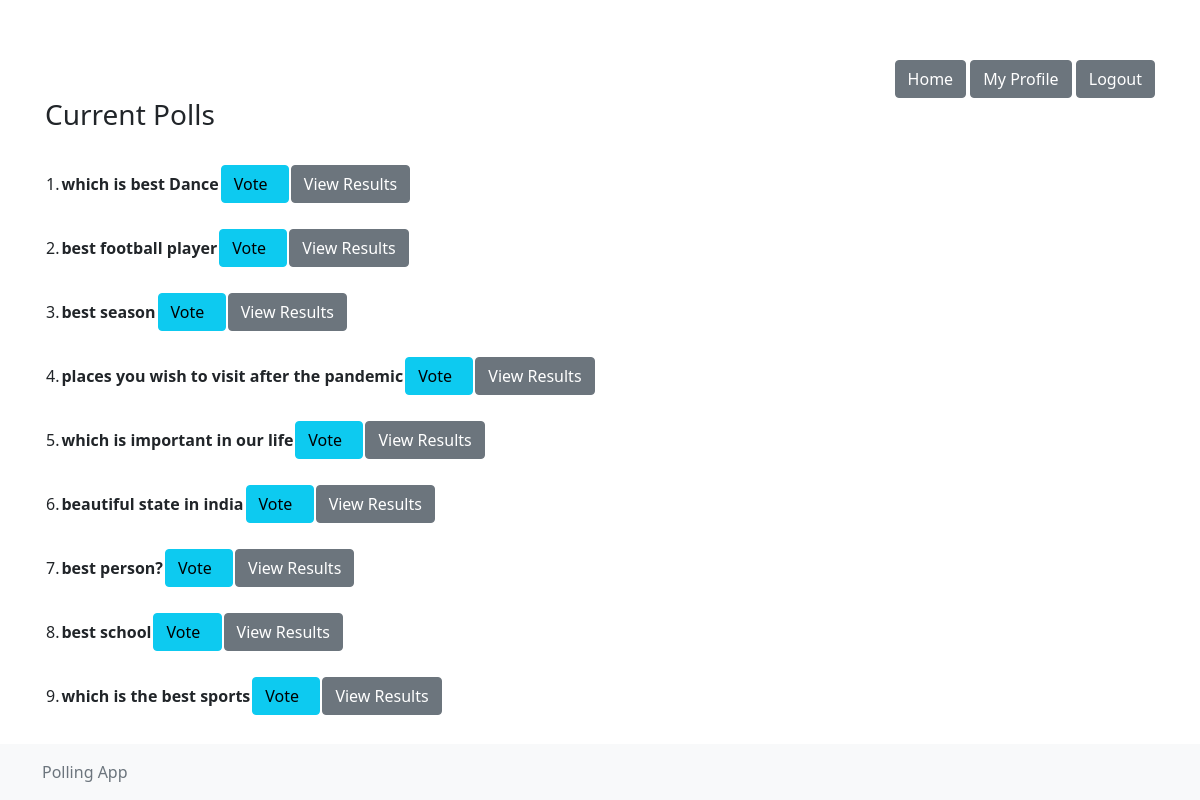
The app's page /viewPoll/1/displayPoll/ with its own data.
### PollApp/models.py (models this page shows)
class CreatePoll(models.Model):
	register=models.ForeignKey(Register,on_delete=models.CASCADE,default='1')
	question=models.CharField(max_length=200,blank=False)
	option1=models.CharField(max_length=100,blank=False)
	option2=models.CharField(max_length=100,blank=False)
	option3=models.CharField(max_length=100,blank=False)
	option4=models.CharField(max_length=100,blank=False)
	option1_count=models.IntegerField(default=0)
	option2_count=models.IntegerField(default=0)
	option3_count=models.IntegerField(default=0)
	option4_count=models.IntegerField(default=0)

### PollApp/views.py (the view)
# urls.py: path('viewPoll/<int:id>/displayPoll/',views.displayPoll,name='displayPoll'),
def displayPoll(request,id):
	if request.session.has_key('user'):
		user=request.session['user']
	polls=CreatePoll.objects.all()
	return render(request,'displayPoll.html',{'polls':polls})

### PollApp/templates/displayPoll.html (shortened to what this page needs)
{% extends 'base.html' %}
	{% block content %}
	<div align="right">
		<a href="{% url 'PollApp:home' user.id %}" class="btn btn-secondary" >Home</a>
		<a href="{% url 'PollApp:viewProfile' user.id %}" class="btn btn-secondary" >My Profile</a>
		<a href="{% url 'PollApp:logout'  %}" class="btn btn-secondary" >Logout</a>
	</div>
		<h3>Current Polls</h3>
		{% for poll in polls %}
			<br>
			<table>
			<tr>
				<td>{{forloop.counter}}.</td>
				<td><strong> {{poll.question}}</strong></td>
				<td><a href="{% url 'PollApp:viewPoll' poll.id %}"class="btn btn-info">Vote &nbsp</a></td>
				<td><a href="{% url 'PollApp:viewResult' poll.id %}" class="btn btn-secondary">View Results</a></td>
			</tr>
			</table>
		{% endfor %}
	{% endblock %}

### records on screen
CreatePoll: question "which is best Dance"
CreatePoll: question "best football player"
CreatePoll: question "best season"
CreatePoll: question "places you wish to visit after the pandemic"
CreatePoll: question "which is important in our life"
CreatePoll: question "beautiful state in india"
CreatePoll: question "best person?"
CreatePoll: question "best school"
CreatePoll: question "which is the best sports"
